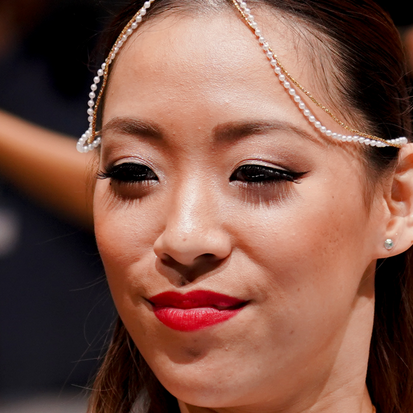
#> input picture cropped_data/real/0001 (1002).png, 413 x 413 px, found by its file name; its folder holds 4 pictures in this run
$ python crop_faces.py
#> lines starting #> are read from the running program, lines starting #| are printed output that depends on the picture
#> in process_folder, image is the input picture: shape (413, 413, 3); mean B, G, R 72.6, 86.4, 128
### src/face_crop.py
import os
import cv2

class FaceCropper:
    def __init__(self):
        self.face_cascade = cv2.CascadeClassifier(
            cv2.data.haarcascades + "haarcascade_frontalface_default.xml"
        )

    def detect_and_crop_face(self, image, padding=20):
        """
        Detect the largest face and crop it.
        Returns cropped face or None if no face found.
        """
#> called with padding = 20
        gray = cv2.cvtColor(image, cv2.COLOR_BGR2GRAY)
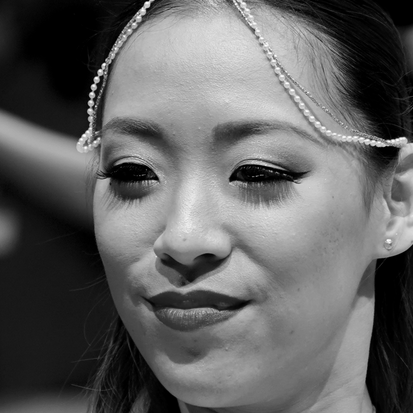
#> gray: shape (413, 413); min 0, max 255, mean 97.3

        faces = self.face_cascade.detectMultiScale(
            gray,
            scaleFactor=1.1,
            minNeighbors=5,
            minSize=(40, 40)
        )
#> faces = [[34, 38, 347, 347]]

        if len(faces) == 0:
            return None

        # pick largest face
        faces = sorted(faces, key=lambda x: x[2] * x[3], reverse=True)
        x, y, w, h = faces[0]
#> x = 34; y = 38; w = 347; h = 347

        x1 = max(0, x - padding)
#> x1 = 14
        y1 = max(0, y - padding)
#> y1 = 18
        x2 = min(image.shape[1], x + w + padding)
#> x2 = 401
        y2 = min(image.shape[0], y + h + padding)
#> y2 = 405

        cropped_face = image[y1:y2, x1:x2]
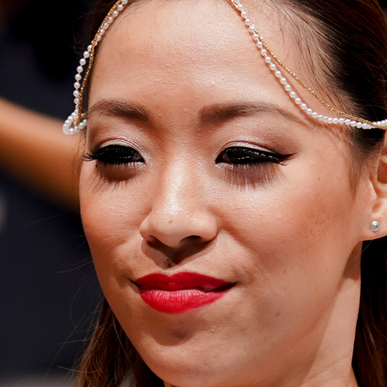
#> cropped_face: shape (387, 387, 3); mean B, G, R 76.8, 91.5, 135.3
        return cropped_face

    def process_folder(self, input_folder, output_folder, max_images=None):
        """
        Crop faces from all images in a folder and save them.
        """
        os.makedirs(output_folder, exist_ok=True)

        files = [
            f for f in os.listdir(input_folder)
            if f.lower().endswith((".jpg", ".jpeg", ".png"))
        ]

        if max_images:
            files = files[:max_images]

        total = len(files)
        saved = 0
        skipped = 0

        print(f"\nProcessing folder: {input_folder}")
        print(f"Total images found: {total}")

        for i, filename in enumerate(files, 1):
            img_path = os.path.join(input_folder, filename)
            image = cv2.imread(img_path)

            if image is None:
                skipped += 1
                continue

            face = self.detect_and_crop_face(image)

            if face is not None:
                save_path = os.path.join(output_folder, filename)
                cv2.imwrite(save_path, face)
                saved += 1
            else:
                skipped += 1

            if i % 200 == 0 or i == total:
                print(f"Processed {i}/{total} | Saved: {saved} | Skipped: {skipped}")
#> pass 2 of the loop in process_folder, `for i, filename in enumerate(files, 1):`:
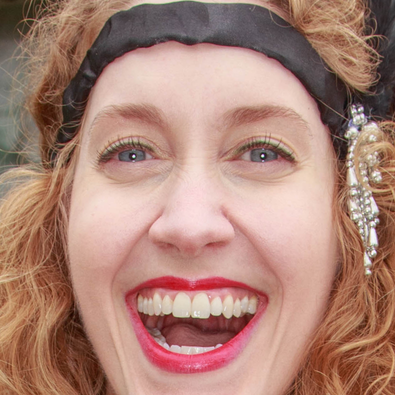
#> input picture cropped_data/real/0001 (10025).png, 395 x 395 px, found by its file name
#> in process_folder, image is the input picture: shape (395, 395, 3); mean B, G, R 118.2, 131.3, 171.6
#> in detect_and_crop_face (call 2), `gray = cv2.cvtColor(image, cv2.COLOR_BGR2GRAY)`:
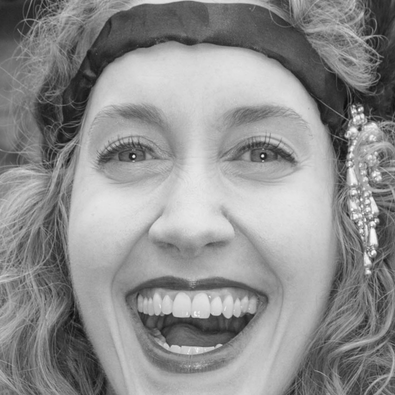
#> gray: shape (395, 395); min 11, max 255, mean 141.8
#> faces = [[37, 32, 316, 316]]
#> x = 37; y = 32; w = 316
#> x1 = 17
#> y1 = 12
#> x2 = 373
#> y2 = 368
#> in detect_and_crop_face (call 2), `cropped_face = image[y1:y2, x1:x2]`:
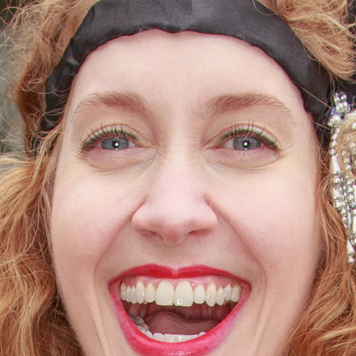
#> cropped_face: shape (356, 356, 3); mean B, G, R 124.1, 135.9, 176.7
#> pass 3 of the loop in process_folder, `for i, filename in enumerate(files, 1):`:
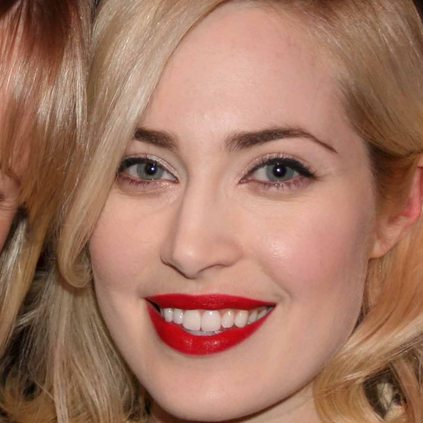
#> input picture cropped_data/real/0001 (10030).png, 423 x 423 px, found by its file name
#> in process_folder, image is the input picture: shape (423, 423, 3); mean B, G, R 98.2, 118.2, 163.2
#> in detect_and_crop_face (call 3), `gray = cv2.cvtColor(image, cv2.COLOR_BGR2GRAY)`:
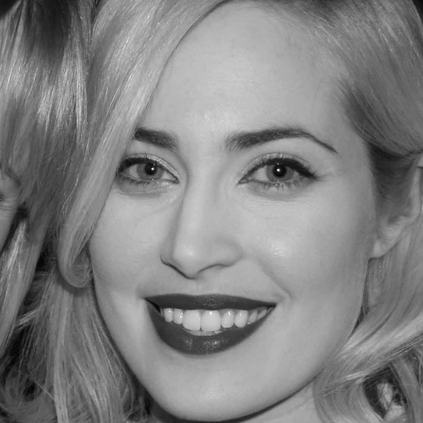
#> gray: shape (423, 423); min 3, max 251, mean 129.4
#> faces = [[35, 35, 352, 352]]
#> x = 35; w = 352
#> x1 = 15
#> x2 = 407
#> in detect_and_crop_face (call 3), `cropped_face = image[y1:y2, x1:x2]`:
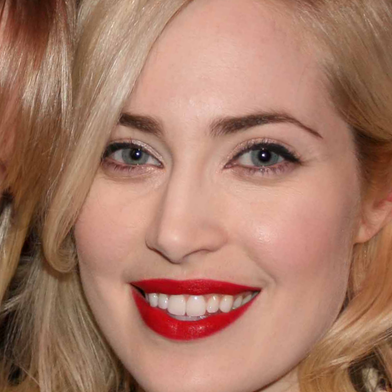
#> cropped_face: shape (392, 392, 3); mean B, G, R 102.5, 121.9, 167.3
#> the loop made 4 passes; the first 3 are shown

        print(f"\nDone: {input_folder}")
        print(f"Saved faces: {saved}")
        print(f"Skipped: {skipped}")

        return saved, skipped

### crop_faces.py
from src.face_crop import FaceCropper

def main():
    cropper = FaceCropper()

    # change max_images if you want
    max_images = 2000

    print("=" * 60)
    print("CROPPING REAL IMAGES")
    print("=" * 60)
    cropper.process_folder(
        input_folder="data/real",
        output_folder="cropped_data/real",
        max_images=max_images
    )

    print("\n" + "=" * 60)
    print("CROPPING FAKE IMAGES")
    print("=" * 60)
    cropper.process_folder(
        input_folder="data/fake",
        output_folder="cropped_data/fake",
        max_images=max_images
    )

    print("\n" + "=" * 60)
    print("FACE CROPPING COMPLETE")
    print("=" * 60)
    print("Cropped images saved in:")
    print(" - cropped_data/real")
    print(" - cropped_data/fake")

if __name__ == "__main__":
#> (the run stopped early here; a loop or call above may not have finished)
